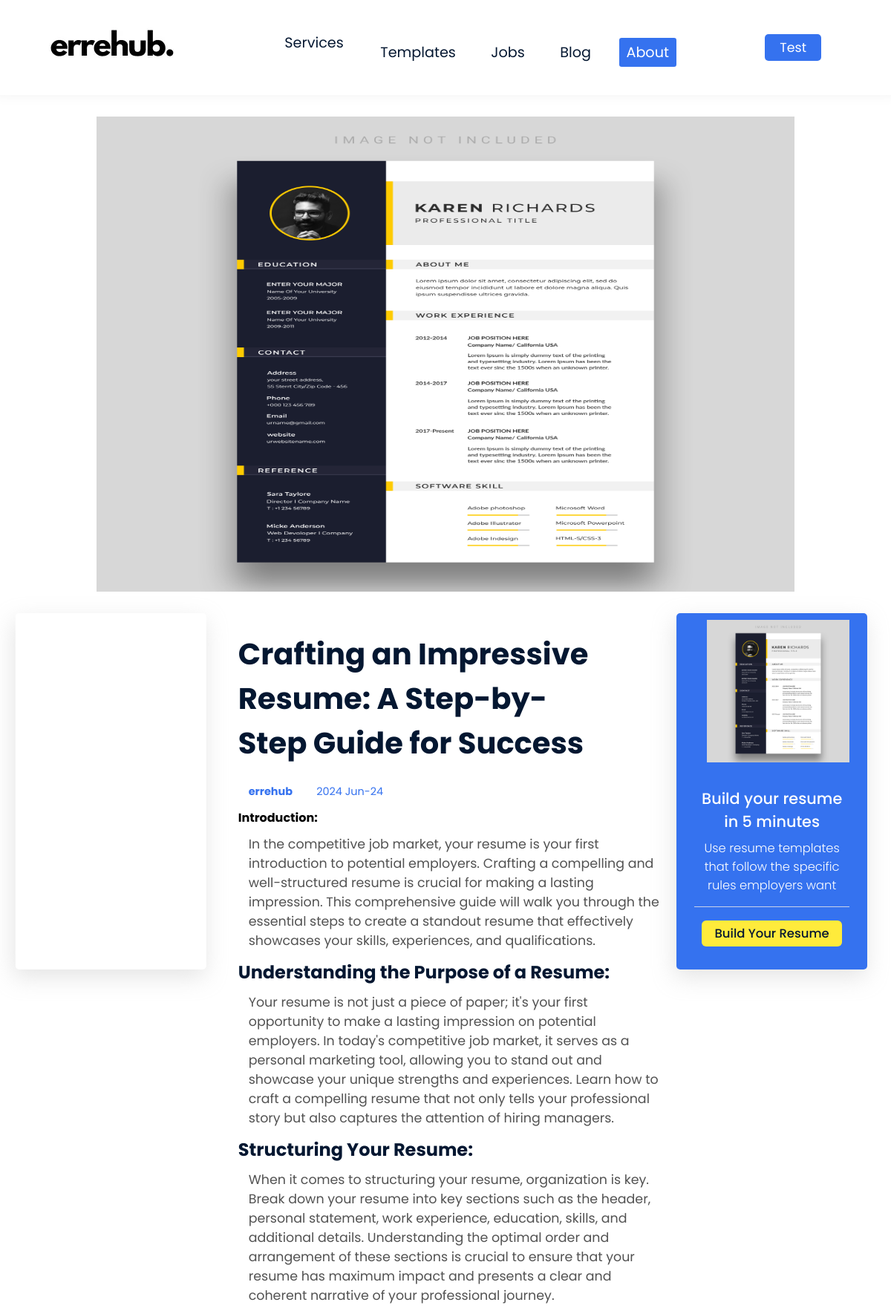
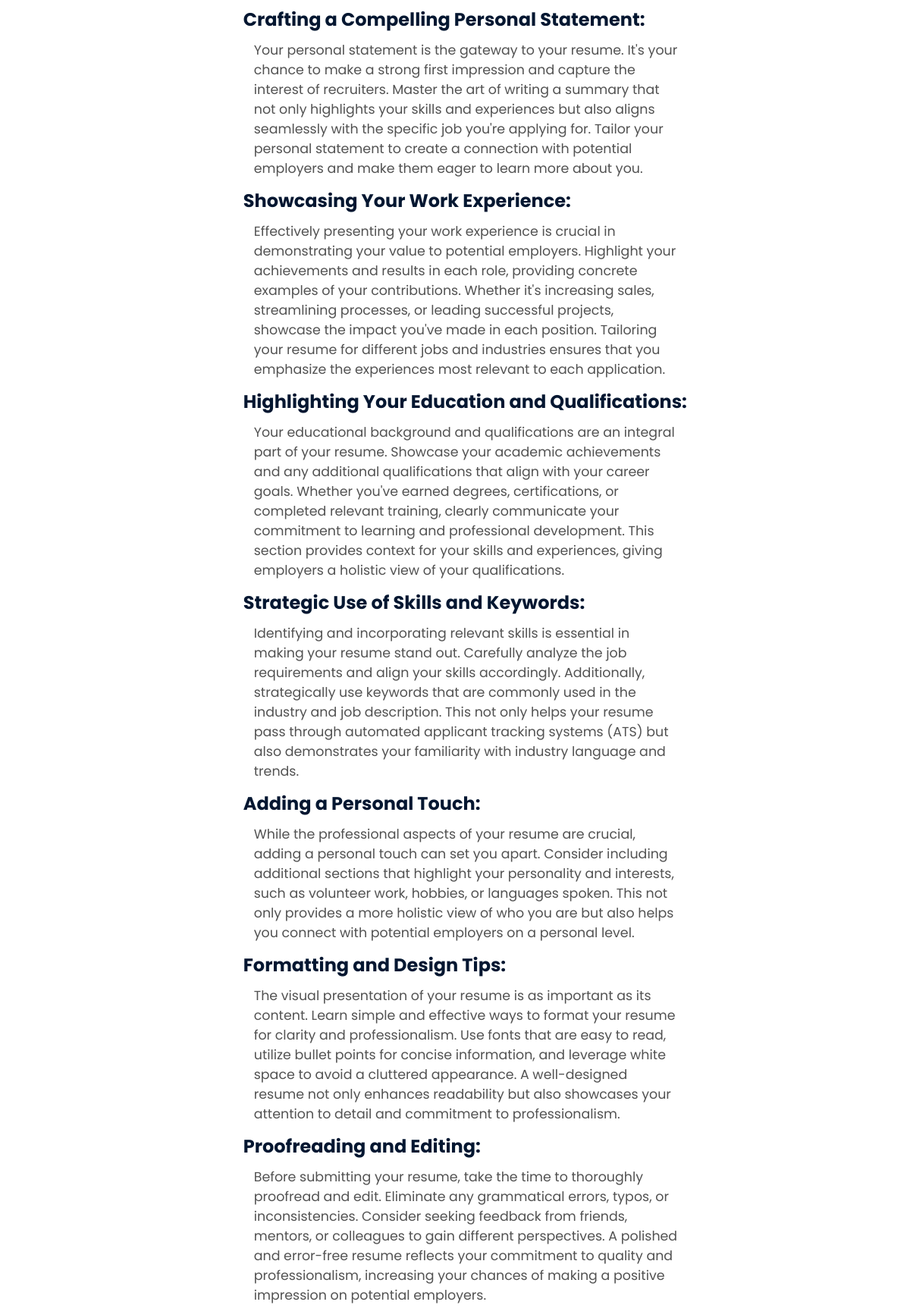
Page /blog/topic.php?id=1&title=crafting-resume&image=../assets/image/resume.jpg (signed in, upper part) on the committed database (2 pictures, top to bottom).
### tables this page shows
CREATE TABLE `blogs` (
  `blog_id` int(2) NOT NULL,
  `title_content` varchar(225) NOT NULL,
  `blog_content` text NOT NULL
);

### blog/topic.php (the view, shortened to what this page needs)
<?php
include("../config/config.php");
$title = "";
$topic = "";
if (isset($_GET["id"])) {
    $url_value = $_GET["id"];
    $query = "SELECT title_content FROM blogs WHERE blog_id = $url_value";
    $stmt = $serverConnection->prepare($query);
    $stmt->execute();
    if ($stmt->rowCount() > 0) {
        $result = $stmt->fetch(PDO::FETCH_ASSOC);
        $title =  $result['title_content'];
    } else {
        echo "No blog found";
    }
}
if (isset($_GET["id"])) {
    $url_value = $_GET["id"];
    $query = "SELECT blog_content FROM blogs WHERE blog_id = $url_value";
    $stmt = $serverConnection->prepare($query);
    $stmt->execute();
    if ($stmt->rowCount() > 0) {
        $result = $stmt->fetch(PDO::FETCH_ASSOC);
        $topic =  $result['blog_content'];
    } else {
        echo "No blog found";
    }
}
?>
<!DOCTYPE html>
<html lang="en">
<head>
    <link rel="stylesheet" href="../assets/styles/blog.css">
    <link rel="stylesheet" href="../assets/styles/style.css">
</head>
<body>
    <header>
        <div class="nav">
            <div class="logo">
                <a href="../index.php"><img src="../assets/image/errehub-wight.webp" alt="errehub logo"></a>
            </div>
            <nav>
                <ul>
                    <li class="parent">services
                    </li>
                    <li><a href="../template/template.php">templates</a></li>
                    <li><a href="../job/job.php">jobs</a></li>
                    <li><a href="blog.php">blog</a></li>
                    <li id="selected"><a class="selected" href="topic.php?id=2&title=about-us&image=../assets/image/about-us.webp">about</a></li>
                </ul>
            </nav>
            <div class="getBtn">
                <?php if (isset($_SESSION["User-Name"])) : ?>
                    <span class="regBtn"><?php echo htmlspecialchars($_SESSION["User-Name"]); ?></span>
                    <a class="regBtn" id="logout" href="../logout/logout.php">
                    </a>
                <?php else : ?>
                    <a class="regBtn login" href="../login/login.php">Log in</a>
                    <a class="regBtn sign" href="../signup/sign-up.php">Sign in</a>
                <?php endif; ?>
            </div>
        </div>
    </header>
    <div class="header">
        <div class="head">
            <div class="headImg">
                <img src="" class="imgtopic" alt="image topic">
            </div>
        </div>
        <div class="m43reR">
            <div class="sideLeft">
            </div>
            <div class="middleTopic">
                <div class="topicTitle">
                    <h2><?php echo $title ?></h2>
                    <div class="dateShare">
                        <p><strong>errehub</strong></p>
                        <p>2024 Jun-24</p>
                    </div>
                </div>
                <?php echo $topic ?>
            </div>
            <div class="sideRight">
                <div class="boxAd">
                    <h3>Build your resume in 5 minutes</h3>
                    <p>Use resume templates that follow the specific rules employers want</p>
                    <section>
                        <a href="../template/template.php">Build your resume</a>
                    </section>
                </div>
            </div>
        </div>
    </div>
</body>
</html>

### assets/styles/blog.css (style rules this page uses)
.head .headImg { width: 80%; padding: 10px; margin: 1.2rem auto; }
.head .headImg img { width: 100%; height: 40rem; }
.middleTopic { width: 70%; margin: 10px auto; padding-left: 4rem; }
.middleTopic .topicTitle h2 { margin: 15px 0; font-size: 2.5rem; text-wrap: balance; color: var(--main-title-c); }
.middleTopic .topicTitle .dateShare p { font-size: 0.9rem; color: var(--first-main-color); display: inline-block; width: fit-content; margin-right: 14px; }
.middleTopic h3.subTitle { font-size: 1.5rem; color: var(--main-title-c); }
.middleTopic p { color: var(--slogan-color); font-size: 1.09rem; margin: 10px 0 12px 14px; width: 90%; }
.m43reR { display: flex; }
.sideLeft, .sideRight { background-color: var(--weight); width: 20rem; border-radius: 5px; height: 30rem; position: sticky; top: 2rem; box-shadow: -2px 10px 30px 0px #c2c2c270; }
.sideLeft { left: 1.3rem; }
.sideRight { right: 2rem; background-color: var(--first-main-color); background-image: url(../image/resume.jpg); background-size: 12rem; background-repeat: no-repeat; background-position: 63% 3%; text-align: center; }
.sideRight .boxAd { margin-top: 14rem; color: var(--weight); padding: 10px 0.5rem; text-wrap: balance; }
.sideRight .boxAd h3 { font-weight: 500; font-size: 1.3rem; }
.sideRight .boxAd p { font-weight: 300; font-size: 1.02rem; padding: 8px 0; }
.sideRight .boxAd section { border-top: 1px solid var(--footer-color); margin: 0.5rem 1rem; }
.sideRight .boxAd section a { padding: 0.3rem 1.1rem; font-size: 1.03rem; color: var(--main-title-c); font-weight: 500; text-transform: capitalize; border-radius: 6px; background-color: var(--footer-title-c); margin-top: 1.1rem; cursor: pointer; display: inline-block; }

### assets/styles/style.css (style rules this page uses)
:root { --second-main-color: #21BF73; --first-main-color: #3572EF; --footer-color: #eaeaead1; --footer-title-c: #ffeb3b; --main-title-c: #041731; --slogan-color: #525252; --title-color: #202020; --weight: #ffffff; --black: #000000; --light-blue: #f0f8ff; }
::placeholder { font-size: 0.9rem; text-transform: capitalize; }
::placeholder, select, option, textarea, input { font-family: "Poppins", sans-serif; }
html, body { font-family: 'Poppins', sans-serif; background-color: var(--weight); }
header .nav { background-color: var(--weight); display: flex; align-items: center; justify-content: space-around; min-height: 16vh; box-shadow: 0px -16px 22px 9px #0000001a; position: relative; }
header .nav nav ul li { display: inline-block; margin: 10px 12px; padding: 0.3rem 0.6rem; }
header .nav nav ul li a, header .nav nav ul li { font-size: 1.2rem; color: var(--main-title-c); text-transform: capitalize; cursor: pointer; user-select: none; }
.parent { position: relative; }
#selected { background-color: var(--first-main-color); border-radius: 0.2rem; color: var(--weight); }
.selected { color: var(--weight) !important; }
main .mainHeader .left .btnSetion a, .getBtn .regBtn { padding: 0.4rem 1.2rem; font-size: 1.2rem; font-weight: 400; text-transform: capitalize; background-color: var(--first-main-color); color: var(--weight); border-radius: 5px; cursor: pointer; }
.getBtn .regBtn { position: relative; }
#logout { background-color: transparent; }
.getBtn .regBtn { padding: 6px 20px; font-size: 1.090rem; }

### rows in the picture
blogs: title_content "Crafting an Impressive Resume: A Step-by-Step Guide for Success", blog_content "Introduction: In the competitive job market, your resume is your first introduction to potential employers. Crafting a compelling and well-structured resume is crucial for making a lasting impression. This comprehensive guide will walk you through the essential steps to create a standout resume that effectively showcases your skills, experiences, and qualifications. Understanding the Purpose of a Resume: Your resume is not just a piece of paper; it's your first opportunity to make a lasting impression on potential employers. In today's competitive job market, it serves as a personal marketing tool, allowing you to stand out and showcase your unique strengths and experiences. Learn how to…"

### other values in the picture
$_SESSION["User-Name"] "Test"
